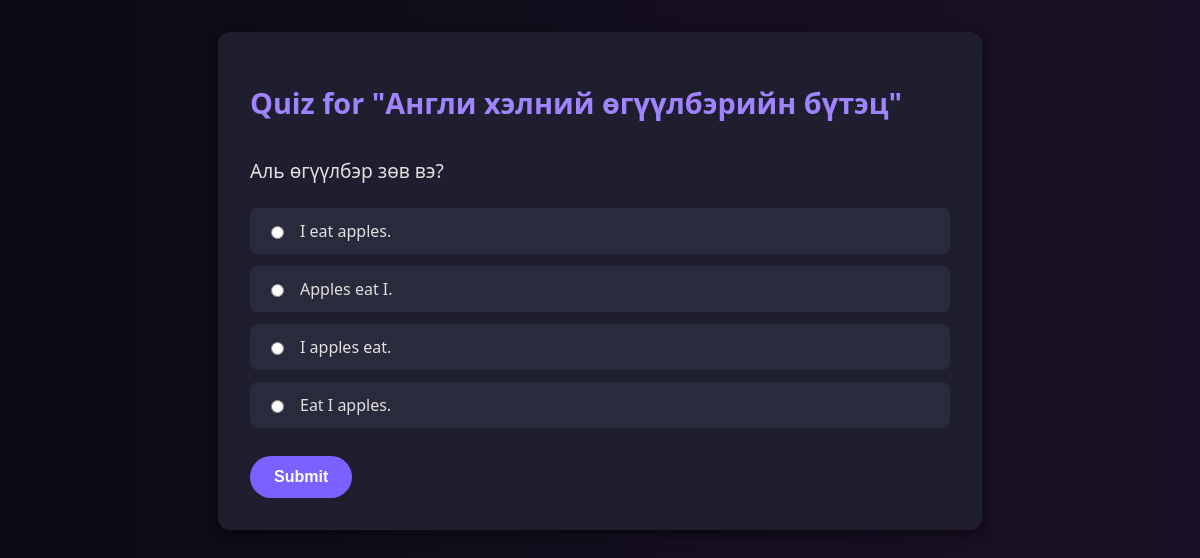
Screenshot of /lesson/1/quiz/ with the database file from the repository.
### learning/models.py (models this page shows, shortened)
class Lesson(models.Model):
    LEVEL_CHOICES = [
        ('beginner', 'Beginner'),
        ('intermediate', 'Intermediate'),
        ('advanced', 'Advanced'),
    ]
    title = models.CharField(max_length=200)
    description = models.TextField(blank=True)
    content = models.TextField()  # You could use RichText if you want with a package!
    level = models.CharField(max_length=20, choices=LEVEL_CHOICES)
    image = models.ImageField(upload_to='lesson_images/', blank=True, null=True)
    created_at = models.DateTimeField(auto_now_add=True)

class Quiz(models.Model):
    lesson = models.OneToOneField('Lesson', on_delete=models.CASCADE, related_name='quiz')
    question = models.TextField()
    correct_answer = models.CharField(max_length=200)
    option_1 = models.CharField(max_length=200)
    option_2 = models.CharField(max_length=200)
    option_3 = models.CharField(max_length=200)

### learning/views.py (the view, shortened to what this page needs)
# urls.py: path('lesson/<int:lesson_id>/quiz/', views.quiz, name='quiz'),
def quiz(request, lesson_id):
    lesson = get_object_or_404(Lesson, id=lesson_id)
    quiz = get_object_or_404(Quiz, lesson=lesson)
    return render(request, 'learning/quiz.html', {'lesson': lesson, 'quiz': quiz})

### learning/templates/learning/quiz.html (shortened to what this page needs)
<!DOCTYPE html>
<html>
<head>
    {% load static %}
</head>
<body>
    <div class="container">
        <h1>Quiz for "{{ lesson.title }}"</h1>
        <form method="post">
            <p>{{ quiz.question }}</p>
            <label class="option">
                <input type="radio" name="answer" value="{{ quiz.correct_answer }}" required>
                {{ quiz.correct_answer }}
            </label>
            <label class="option">
                <input type="radio" name="answer" value="{{ quiz.option_1 }}">
                {{ quiz.option_1 }}
            </label>
            <label class="option">
                <input type="radio" name="answer" value="{{ quiz.option_2 }}">
                {{ quiz.option_2 }}
            </label>
            <label class="option">
                <input type="radio" name="answer" value="{{ quiz.option_3 }}">
                {{ quiz.option_3 }}
            </label>
            <button type="submit">Submit</button>
        </form>
    </div>
</body>
</html>

### learning/templates/learning/quiz.html (style rules this page uses)
body { font-family: 'Segoe UI', sans-serif; background: linear-gradient(to right, #0b0b14, #1b1126); color: #e0e0e0; margin: 0; padding: 2rem; }
.container { max-width: 700px; margin: auto; background-color: #1e1e2e; padding: 2rem; border-radius: 12px; box-shadow: 0 4px 12px rgba(0, 0, 0, 0.5); }
h1 { font-size: 1.8rem; color: #a084ff; margin-bottom: 1rem; }
p { font-size: 1.2rem; margin-bottom: 1.5rem; }
form { display: flex; flex-direction: column; }
label, input[type="radio"] { cursor: pointer; }
.option { background-color: #2a2a3d; padding: 0.75rem 1rem; margin-bottom: 0.75rem; border-radius: 8px; display: flex; align-items: center; transition: background 0.2s ease; }
.option input { margin-right: 1rem; }
button { background-color: #7b61ff; color: white; border: none; padding: 0.75rem 1.5rem; border-radius: 40px; font-weight: bold; font-size: 1rem; cursor: pointer; margin-top: 1rem; transition: background-color 0.2s ease; align-self: flex-start; }

### rows the page displays
Lesson: title "Англи хэлний өгүүлбэрийн бүтэц"
Quiz: question "Аль өгүүлбэр зөв вэ?", correct_answer "I eat apples.", option_1 "Apples eat I.", option_2 "I apples eat.", option_3 "Eat I apples."
